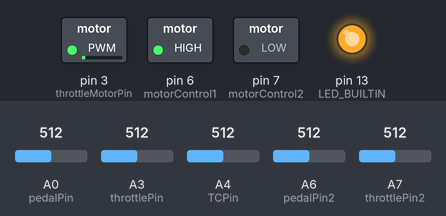
Simulated run of this sketch. Board: Arduino Nano, built with avr-gcc and run on an emulated ATmega328P. Shown: switched loads named in the sketch (green lamp = pin HIGH), output pins drawn as LEDs (lit = HIGH). The inputs (shaded band) are chosen by the test bench; at power-on: A3 (throttlePin) = 512, A6 (pedalPin2) = 512, A0 (pedalPin) = 512, A4 (TCPin) = 512, A7 (throttlePin2) = 512. The ROS host is connected and sends only what is stated; what the sketch prints to the serial monitor is not drawn.

Above: at 1.2 s.
1.3 s: A3 (throttlePin) set to 550
2.8 s: A3 (throttlePin) set to 568
4.3 s: A6 (pedalPin2) set to 600
7.3 s: A6 (pedalPin2) set to 620
Timing chart, 0 to 10.3 s (numbered marks = the images above; inputs shaded):
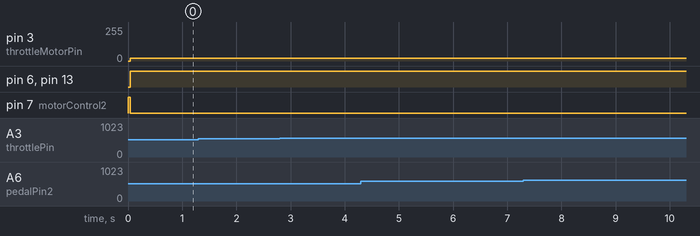

The sketch:

etcsi_controller.ino
```cpp
//This code implements a controller for Toyota's ETCS electronic throttle system for the 1G-FE Engine found in the Lexus IS 200.
//Created by Daniel Bereczky


//pin assignment

//sensor inputs (to be made redundant)
int pedalPin = A0; // pin for throttle pedal position sensor 1
int pedalPin2 = A6;

int throttlePin = A3; // pin for throttle valve position sensor 1 (rising voltage)
int throttlePin2 = A7;

//tc% input

int TCPin = A4;

//outputs
int throttleMotorPin = 3; // PWM Signal for controlling the throttle body's DC Motor
int motorControl1 = 6; //IN1 signal of the L298N DC motor driver, used for controlling speed and direction
int motorControl2 = 7; //IN2 signal of the L298N DC motor driver, used for controlling speed and direction

//variables

#define VTA_MAX 1023
#define VTA2_MAX 583
#define VPA_MAX 1023
#define VPA2_MAX 606
#define VTA_OFFSET 507
#define VTA2_OFFSET 160
#define VPA_OFFSET 428
#define VPA2_OFFSET 114

long pedalVal = 0;
int pedalValPercent = 0;

long pedalVal2 = 0;
int pedalVal2Percent = 0;

long throttleVal = 0;
int throttleValPercent = 0;

long throttleVal2 = 0;
int throttleVal2Percent = 0;

int TCVal = 0;
int TCCut = 0; // value of applied Traction Control Cut, in percent
int TCZeroOffset = 0;


int invalid = 0;

//modifiers
#define SAMPLES 8
#define ERR_MAX 5 // maximum percentage error difference between the two throttle plate sensors
#define INVALID_MAX 7// maximum number of invalid sensor reads before a shutdown is triggered
#define ALS_REQ 10.0f //ALS request value, only done when als request is active, and driver is off-throttle.
#define IDLE_REQ 5.0f //Idle request value, this is the targeted throttle opening when there is an idle request active, and user is off-throttle.

int idleActive = 0; // is idle requested?
int ALSActive = 0; // is ALS requested?

int invalidSamples = 0;


//misc
float returnPWMMultiplier = 1.0f; // to compensate for throttle return spring

//comms
float compensation = 0.0f; //this is the value received from a ROS master, a correction of throttle position

float kP = 14.0f;  //19 16 0.5
float kI = 10.7f;
float kD = 0.2f;

float lastError = 0;
float integral = 0;

unsigned long lastTime = 0;


#include <ros.h>
#include <std_msgs/Float32.h>  // Use Float32 for correction value

ros::NodeHandle nh;

// Callback function: updates compensation value whenever a new message arrives
void correctionCallback(const std_msgs::Float32& msg){
  compensation = msg.data;
}

// Subscriber subscribing to topic "throttle_correction"
ros::Subscriber<std_msgs::Float32> correction_sub("throttle_correction", &correctionCallback);

void setup(){
  nh.initNode();
  nh.subscribe(correction_sub);
  pinMode(LED_BUILTIN, OUTPUT);
  //setting up pins for motor control
  pinMode(throttleMotorPin,OUTPUT);
  pinMode(motorControl1,OUTPUT);
  pinMode(motorControl2,OUTPUT);

  //Initializing inputs
  digitalWrite(throttleMotorPin,LOW);
  digitalWrite(motorControl1,LOW);
  digitalWrite(motorControl2,LOW);

  //serial port
  Serial.begin(115200);
}

void readVPA(){
  //read the throttle pedal 64 times and average the values, so noise does not mess up the readings.
  pedalVal = 0;
  for(unsigned int i = 0; i < SAMPLES;i++){
    pedalVal += analogRead(pedalPin);
  }
  pedalVal /=  SAMPLES;
  pedalValPercent = constrain(map(pedalVal,VPA_OFFSET,VPA_MAX,0,100),0,100);
}

void readVPA2(){
  //read the throttle pedal 64 times and average the values, so noise does not mess up the readings.
  pedalVal2 = 0;
  for(unsigned int i = 0; i < SAMPLES;i++){
    pedalVal2 += analogRead(pedalPin2);
  }
  pedalVal2 /=  SAMPLES;
  pedalVal2Percent = constrain(map(pedalVal2,VPA2_OFFSET,VPA2_MAX,0,100),0,100);
}

void readVTA(){
  //read the throttle pedal 64 times and average the values, so noise does not mess up the readings.
  throttleVal = 0;
  for(unsigned int i = 0; i < SAMPLES;i++){
    throttleVal += analogRead(throttlePin);
  }
  throttleVal /=  SAMPLES;
  throttleValPercent = constrain(map(throttleVal,VTA_OFFSET,VTA_MAX,0,100),0,100);
}

void readVTA2(){
  //read the throttle pedal 64 times and average the values, so noise does not mess up the readings.
  throttleVal2 = 0;
  for(unsigned int i = 0; i < SAMPLES;i++){
    throttleVal2 += analogRead(throttlePin2);
  }
  throttleVal2 /=  SAMPLES;
  throttleVal2Percent = constrain(map(throttleVal2,VTA2_OFFSET,VTA2_MAX,0,100),0,100);
}

void validate(){ //returns whether two sensor inputs are valid
  if(abs(throttleValPercent - throttleVal2Percent) < ERR_MAX  && abs(pedalValPercent - pedalVal2Percent) < ERR_MAX) { // validate between sensors
    invalidSamples = 0;
    invalid = 0;
  }
  else{
    invalidSamples++;
    if(invalidSamples >= INVALID_MAX){
      invalid = 1;
    }
  }
}

void readTCCut(){
  TCVal = 0;
  for(unsigned int i = 0; i < 8;i++){
    TCVal += analogRead(TCPin);
  }
  TCVal /=  8;
  TCCut = constrain(map(TCVal,TCZeroOffset,1023,0,100),0,100);
}

void driveThrottleMotorPWM(float pwmValue,int direction){

  pwmValue = constrain(pwmValue,0,255.0); // constrain PWM value to 8 bits

  //if direction is 1 , throttle is driven towards open position, otherwise the polarity is reversed to close it.
  if(direction){
    digitalWrite(motorControl1, LOW);
    digitalWrite(motorControl2, HIGH);
    analogWrite(throttleMotorPin,(int)pwmValue);
  }
  else{
    digitalWrite(motorControl1, HIGH);
    digitalWrite(motorControl2, LOW);
    analogWrite(throttleMotorPin,(int)pwmValue); // because there exists a spring in the throttle body, which would normally return it to zero, we don't need to commands as much PWM to move towards zero.
  }
}

float clampVal(float f){
  return max(0.0f,min(f,100.0f));
}

float calculateSetPoint(){

  //ALS
  if(pedalValPercent < 1 && ALSActive == 1){ //only call ALS if drive is off-throttle, and a request is active
    return ALS_REQ;
  }
  //idle
  if(pedalValPercent < 1 && idleActive == 1 && compensation == 0){ //only use idle when ADAS requests no correction, driver is off-throttle, and an idle request is active.
    return IDLE_REQ;
  }

  float corrected_pedal = (float)pedalValPercent + compensation;

  //apply TC Cut
  //corrected_pedal = (100.0f - TCCut) / 100.0f;

  return clampVal(corrected_pedal);
}

void closedLoopControl(){
  //validate sensor inputs, if invalid freeze controller, return throttle to closed

  if(invalid != 0){
    digitalWrite(LED_BUILTIN,HIGH);
    driveThrottleMotorPWM(20,0);
    integral = integral;
    lastError = lastError;
    return;
  }

  float setpoint = calculateSetPoint(); // call function to calculate PID setpoint based on TPS and requests.

  //PID Control algorithm

  unsigned long now = micros();

  float dt = (now - lastTime) / 1000000.0f;

  lastTime = now;

  if(dt <= 0) dt = 0.001f;

  float error = setpoint - throttleValPercent; // P

  integral += error * dt; // I

  float derivative = (error - lastError) / dt; //D

  lastError = error;

  float controlVal = kP * error + kI* integral + kD * derivative;

  //allow for reverse motor movement, change direction if there is an overshoot
  if (controlVal > 0 ) {
    driveThrottleMotorPWM(controlVal,1);
  }else {
    controlVal *= -1; // to reverse direction
    driveThrottleMotorPWM(controlVal,0);
  }
  digitalWrite(LED_BUILTIN, LOW);
}

void loop() {


  // basic loop: read pedal input, read throttle position, calculate target, write value using a PID algorithm, and drive the motor with a PWM signal

  //read pedal input
  readVPA();
  readVPA2();

  //read throttle input
  readVTA();
  readVTA2();

  //validate sensors
  validate();

  //read TC Pot
  readTCCut();

  //drive the throttle body with PID.
  closedLoopControl();

  nh.spinOnce(); // update ROS

  //plotting for tuning PID
  Serial.print("RequestedPosition:");
  Serial.print(pedalValPercent);
  Serial.print(",");
  Serial.print("ActuatorPosition:");
  Serial.println(throttleValPercent);

}
```

Measured:
- after the input at 1.3 s, every drawn part: stays the same
- after the input at 2.8 s, every drawn part: stays the same
- after the input at 4.3 s, every drawn part: stays the same
- after the input at 7.3 s, every drawn part: stays the same
